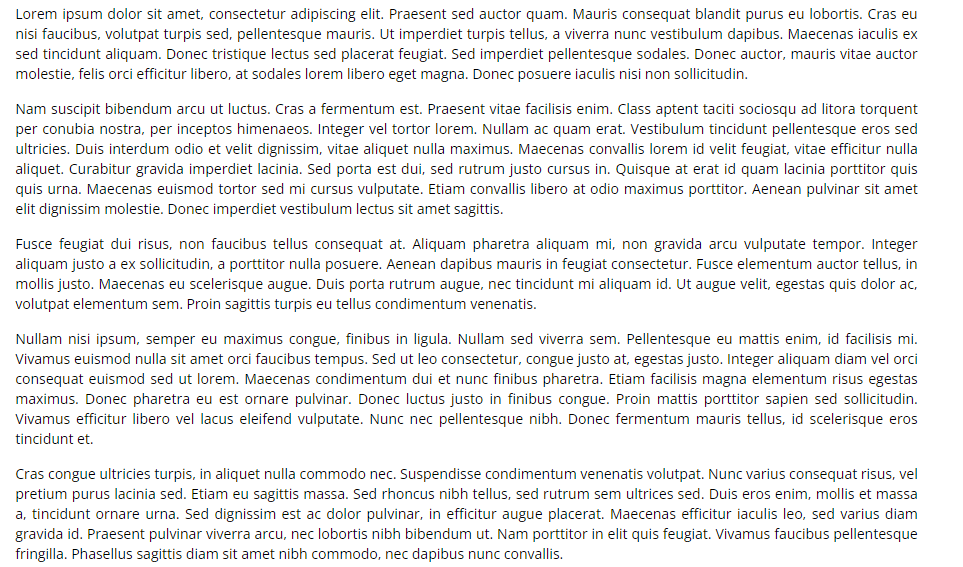
#> input picture input_images/1.png, 963 x 567 px; its folder holds only this picture in this run
$ python main.py
#> lines starting #> are read from the running program, lines starting #| are printed output that depends on the picture; after the words box and inside, x2 and y2 are one past the last pixel; in counts of white or black regions, pixels touching at a corner belong together
### algos.py
import numpy as np
import cv2


def threshold(img, thr_value=64):
    thr_img = cv2.threshold(img, thr_value, 255, cv2.THRESH_OTSU)[1]
    thr_img = np.bitwise_not(thr_img)
    return thr_img


# [4 lines left out: function erosion, not called in this run]


def dilate(img, kernel=(32, 2), num_iters=5):
    new_kernel = cv2.getStructuringElement(cv2.MORPH_RECT, kernel)
    dil_img = cv2.dilate(img, new_kernel, iterations=num_iters)
    return dil_img


def contour(img, add_offset=False):
    contours = cv2.findContours(img, cv2.RETR_TREE, cv2.CHAIN_APPROX_SIMPLE)[0]
    cont_img = cv2.drawContours(np.zeros(img.shape), contours, -1, (255, 255, 255), thickness=cv2.FILLED)

    bboxes = []
    for contour in contours:
        bbox = list(cv2.boundingRect(contour))
        if add_offset:
            bbox[1] = bbox[1] - 10 if bbox[1] > 10 else 0
            bbox[3] = bbox[3] + 10 if bbox[1]+bbox[3] + 10 <= img.shape[0] else img.shape[0]

        bboxes.append(bbox)

    clean_bboxes = []
    for bbox in bboxes:
        if np.sum([b[0] <= bbox[0] <= b[0] + b[2] and
                       b[1] <= bbox[1] <= b[1] + b[3] and
                       b[0] <= bbox[0] + bbox[2] <= b[0] + b[2] and
                       b[1] <= bbox[1] + bbox[3] <= b[1] + b[3]
                       for b in bboxes]) <= 1:
            clean_bboxes.append(bbox)

    return cont_img, clean_bboxes

### main.py
import os
from algos import *


def extract_letters(drawn_img, line, line_offset, save_path):
    letter_counter = 0
    line_h, line_w, _ = line.shape

    black_line = cv2.cvtColor(line, cv2.COLOR_RGB2GRAY)
    black_line = threshold(black_line, thr_value=64)
    contour_line, bboxes = contour(black_line)

    for x, y, width, height in bboxes:
        letter_occupancy = (width * height) / (line_h * line_w)
        '''
        if height < 15 or letter_occupancy < 0.00025:
            continue
        '''

        letter = line[y:y+height, x:x+width]
        cv2.imwrite(f"{save_path}/extracted_letters/{letter_counter}.jpg", letter)
        drawn_img = cv2.rectangle(drawn_img, (x + line_offset[0], y + line_offset[1]), (x+width + line_offset[0], y+height + line_offset[1]), (0, 0, 255), 1)

        cv2.imshow("line", drawn_img)
        cv2.waitKey(0)
        letter_counter += 1

    return drawn_img


def extract_lines(img, bboxes, save_path):
    line_counter = 0
    img_h, img_w, _ = img.shape
    drawn_img = img.copy()

    for x, y, width, height in bboxes:
        line_occupancy = (width * height) / (img_h * img_w)

        '''
        cv2.imshow("line", img[y:y+height, x:x+width])
        cv2.waitKey(0)
        print(height, line_occupancy)
        if height < 50 or line_occupancy < 0.001:
           continue
        '''

        line = img[y:y+height, x:x+width]
        drawn_img = extract_letters(drawn_img, line, (x, y), save_path)

        cv2.imwrite(f"{save_path}/extracted_lines/{line_counter}.jpg", line)
        drawn_img = cv2.rectangle(drawn_img, (x, y), (x+width, y+height), (0, 0, 255), 2)
        line_counter += 1

    return drawn_img


def extract_image(img, save_path):
    black_img = cv2.cvtColor(img, cv2.COLOR_RGB2GRAY)
    black_img = threshold(black_img, thr_value=64)
    cv2.imwrite(save_path+"/threshold.jpg", black_img)

    # black_img = erosion(black_img, kernel=(1, 2), num_iters=5)
    # cv2.imwrite(save_path + "/erosion.jpg", black_img)

    black_img = dilate(black_img, kernel=(50, 1), num_iters=4)
    cv2.imwrite(save_path+"/dilate.jpg", black_img)

    black_img, bboxes = contour(black_img, add_offset=False)
    cv2.imwrite(save_path+"/contour.jpg", black_img)

    drawn_img = extract_lines(img, bboxes, save_path=save_path)
    cv2.imwrite(save_path+"/final.jpg", drawn_img)


if __name__ == "__main__":
    for image_path in os.listdir("input_images/"):
        img = cv2.imread("input_images/"+image_path)
#> img is the input picture: shape (567, 963, 3); mean B, G, R 235.3, 235.3, 235.3
        img_name = image_path.split('/')[-1].split('.')[0]

        os.makedirs(f'output_images/{img_name}', exist_ok=True)
        os.makedirs(f'output_images/{img_name}/extracted_lines', exist_ok=True)
        os.makedirs(f'output_images/{img_name}/extracted_letters', exist_ok=True)

        extract_image(img, f'output_images/{img_name}')
#> in extract_image, `black_img = cv2.cvtColor(img, cv2.COLOR_RGB2GRAY)`:
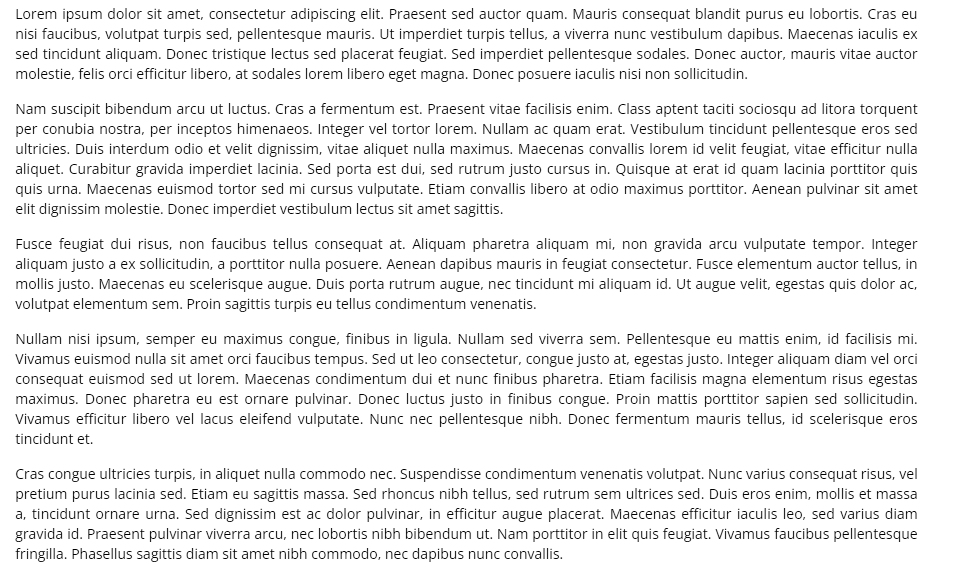
#> black_img: shape (567, 963); min 0, max 255, mean 235.3
#> in threshold, `thr_img = cv2.threshold(img, thr_value, 255, cv2.THRESH_OTSU)[1]`:
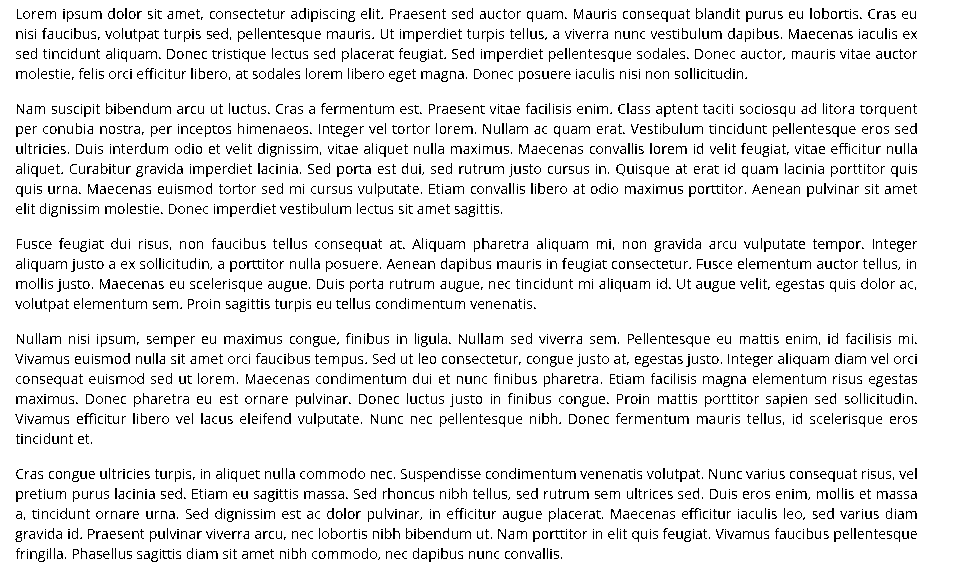
#> thr_img: shape (567, 963); 90.6% white; black in thin lines or dots
#> in threshold, `thr_img = np.bitwise_not(thr_img)`: thr_img: shape (567, 963); 9.4% white in thin lines or dots
#> in dilate, `dil_img = cv2.dilate(img, new_kernel, iterations=num_iters)`:
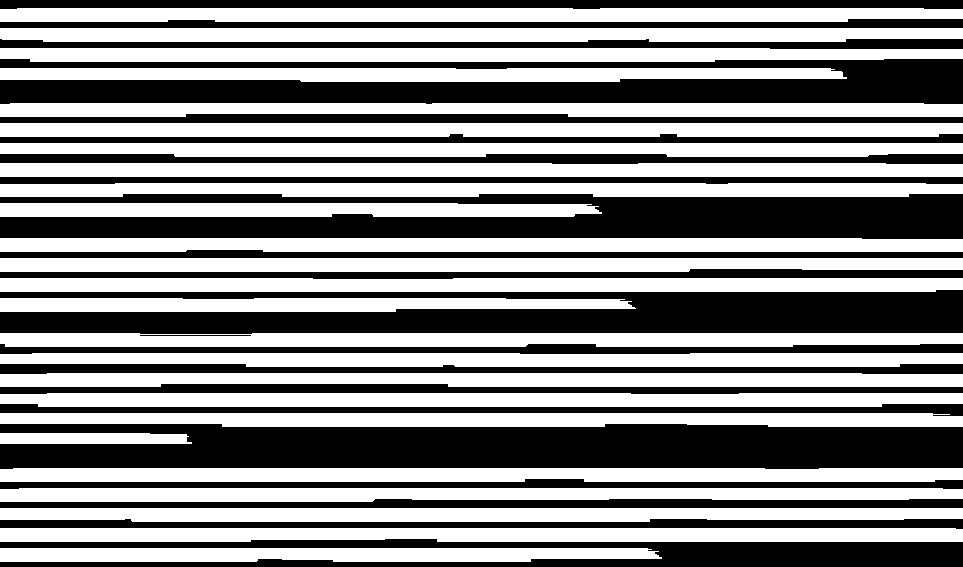
#> dil_img: shape (567, 963); 53.4% white; 22 black regions
#> in contour, `contours = cv2.findContours(img, cv2.RETR_TREE, cv2.CHAIN_APPROX_SIMPL..`: contours = 26 contours; largest, box (x1, y1, x2, y2) and area: (0, 163, 963, 177) 12344, (0, 123, 963, 137) 12340, (0, 278, 963, 292) 12312, (0, 238, 963, 252) 12252, (0, 468, 963, 482) 12205
#> in contour, `cont_img = cv2.drawContours(np.zeros(img.shape), contours, -1, (255, 2..`: cont_img: shape (567, 963) float64; 53.4% white; 22 black regions, largest, box (x1, y1, x2, y2) and area: (0, 424, 963, 469) 38592, (0, 194, 963, 239) 32538, (0, 290, 963, 334) 31728
#> the loop in contour, `for contour in contours:` made 26 passes
#> after the loop in contour, `for contour in contours:`: bboxes = 26 items, first 6: [0, 548, 662, 14], [0, 528, 963, 14], [0, 508, 963, 14], [0, 488, 963, 14], [0, 468, 963, 14], [0, 433, 192, 11]
#> the loop in contour, `for bbox in bboxes:` made 26 passes
#> after the loop in contour, `for bbox in bboxes:`: clean_bboxes = 25 items, first 6: [0, 548, 662, 14], [0, 528, 963, 14], [0, 508, 963, 14], [0, 488, 963, 14], [0, 468, 963, 14], [0, 433, 192, 11]
#> in extract_image, `black_img, bboxes = contour(black_img, add_offset=False)`: bboxes has the same summary as clean_bboxes in contour
#> the loop in extract_lines, `for x, y, width, height in bboxes:` made 25 passes
#> (y, width, height, line_occupancy, line_h in extract_letters, line_w in extract_letters) on passes 1 to 12: (548, 662, 14, 0.017, 14, 662), (528, 963, 14, 0.0247, 14, 963), (508, 963, 14, 0.0247, 14, 963), (488, 963, 14, 0.0247, 14, 963), (468, 963, 14, 0.0247, 14, 963), (433, 192, 11, 0.00387, 11, 192), (413, 963, 14, 0.0247, 14, 963), (393, 963, 14, 0.0247, 14, 963), (373, 963, 14, 0.0247, 14, 963), (353, 963, 14, 0.0247, 14, 963), (333, 963, 14, 0.0247, 14, 963), (298, 636, 14, 0.0163, 14, 636)
#> after the loop in extract_lines, `for x, y, width, height in bboxes:`:
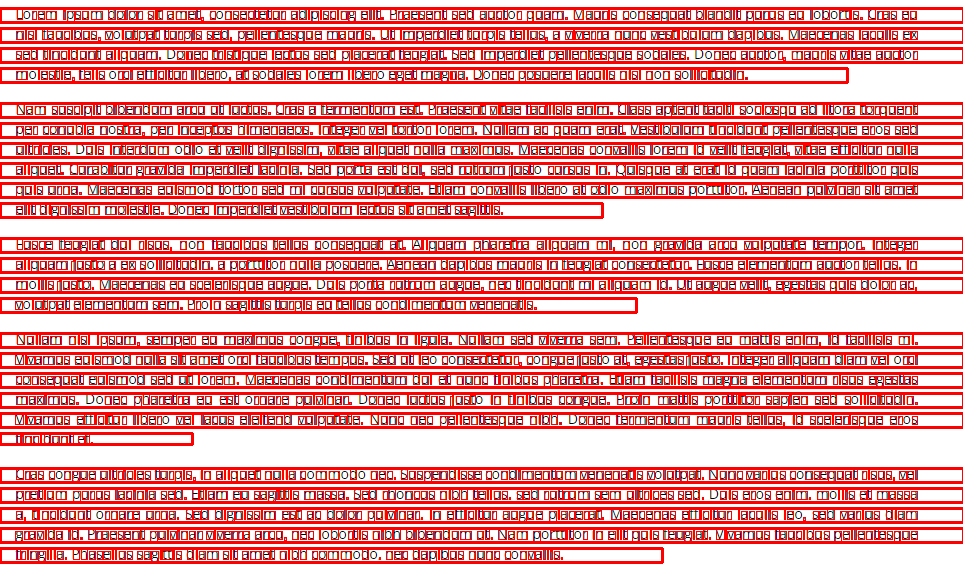
#> drawn_img: shape (567, 963, 3); mean B, G, R 150.4, 150.4, 243
#> after the loop in extract_lines, `for x, y, width, height in bboxes:`: line_counter = 25
